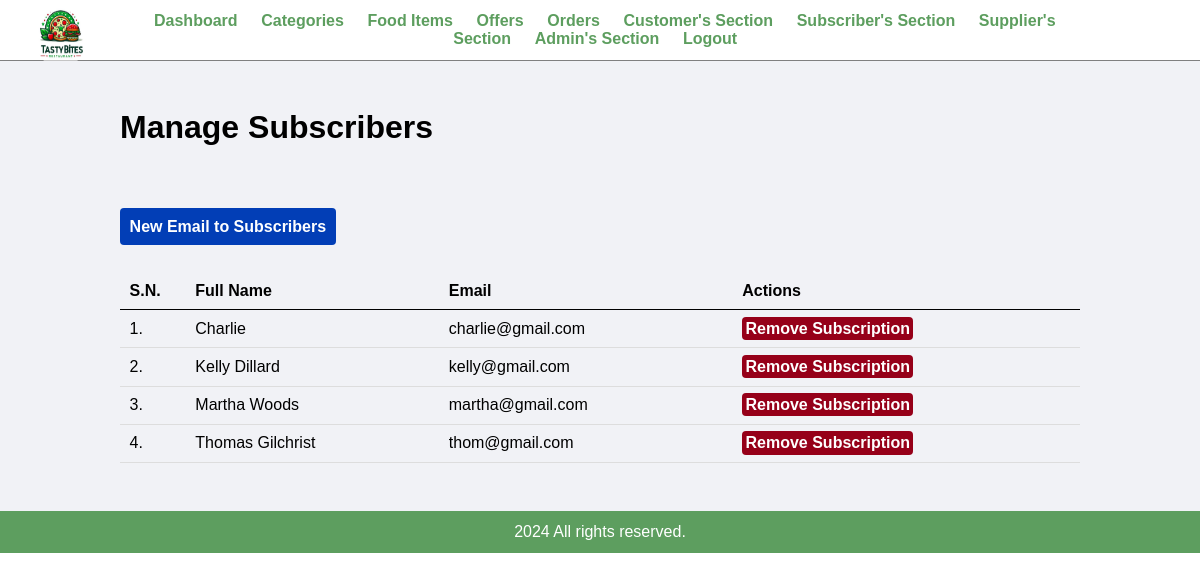
Page /admin/manage-subscriber.php (signed in) on the committed database.
### tables this page shows
CREATE TABLE IF NOT EXISTS `tbl_subscriber` (
  `email` varchar(150) NOT NULL,
  `full_name` varchar(100) NOT NULL,
  PRIMARY KEY (`email`)
);

### admin/manage-subscriber.php (the view, shortened to what this page needs)
<?php include('partials/menu.php'); ?>
        <div class="main-content">
            <div class="wrapper">
                <h1>Manage Subscribers</h1>
                <br />
                <br><br><br>
                <a href="send-email.php" class="btn-primary">New Email to Subscribers</a>
                <br /><br /><br />
                <table class="tbl-full">
                    <tr>
                        <th>S.N.</th>
                        <th>Full Name</th>
                        <th>Email</th>
                        <th>Actions</th>
                    </tr>
                    <?php
                        $sql = "SELECT * FROM tbl_subscriber";
                        $res = mysqli_query($conn, $sql);
                        if($res==TRUE)
                        {
                            $count = mysqli_num_rows($res);
                            $sn=1;
                            if($count>0)
                            {
                                while($rows=mysqli_fetch_assoc($res))
                                {
                                    $full_name=$rows['full_name'];
                                    $email=$rows['email'];
                                    ?>
                                    <tr>
                                        <td><?php echo $sn++; ?>. </td>
                                        <td><?php echo $full_name; ?></td>
                                        <td><?php echo $email; ?></td>
                                        <td>
                                            <a href="<?php echo SITEURL; ?>admin/delete-subscriber.php?email=<?php echo $email; ?>" class="btn-danger">Remove Subscription</a>
                                        </td>
                                    </tr>
                                    <?php
                                 }
                              }
                           }
                   ?>
                </table>
            </div>
        </div>
<?php include('partials/footer.php'); ?>

### css/admin.css (style rules this page uses)
* { margin: 0; padding: 0; font-family: Arial, Helvetica, sans-serif; }
.wrapper { padding: 1%; width: 80%; margin: 0 auto; }
.tbl-full { width: 100%; }
table { border-collapse: collapse; width: 100%; }
th, td { padding: 8px; text-align: left; border-bottom: 1px solid #ddd; }
table tr th { border-bottom: 1px solid black; padding: 1%; text-align: left; }
table tr td { padding: 1%; }
.btn-primary { background-color: #023eb6; border-radius:4px; padding: 1%; color: white; text-decoration: none; font-weight: bold; }
.btn-danger { background-color: #960019; border-radius:4px; padding: 1%; color: white; text-decoration: none; font-weight: bold; }
.main-content { background-color: #f1f2f6; padding: 3% 0; }

### rows in the picture
tbl_subscriber: full_name "Charlie", email "charlie@gmail.com"
tbl_subscriber: full_name "Kelly Dillard", email "kelly@gmail.com"
tbl_subscriber: full_name "Martha Woods", email "martha@gmail.com"
tbl_subscriber: full_name "Thomas Gilchrist", email "thom@gmail.com"
